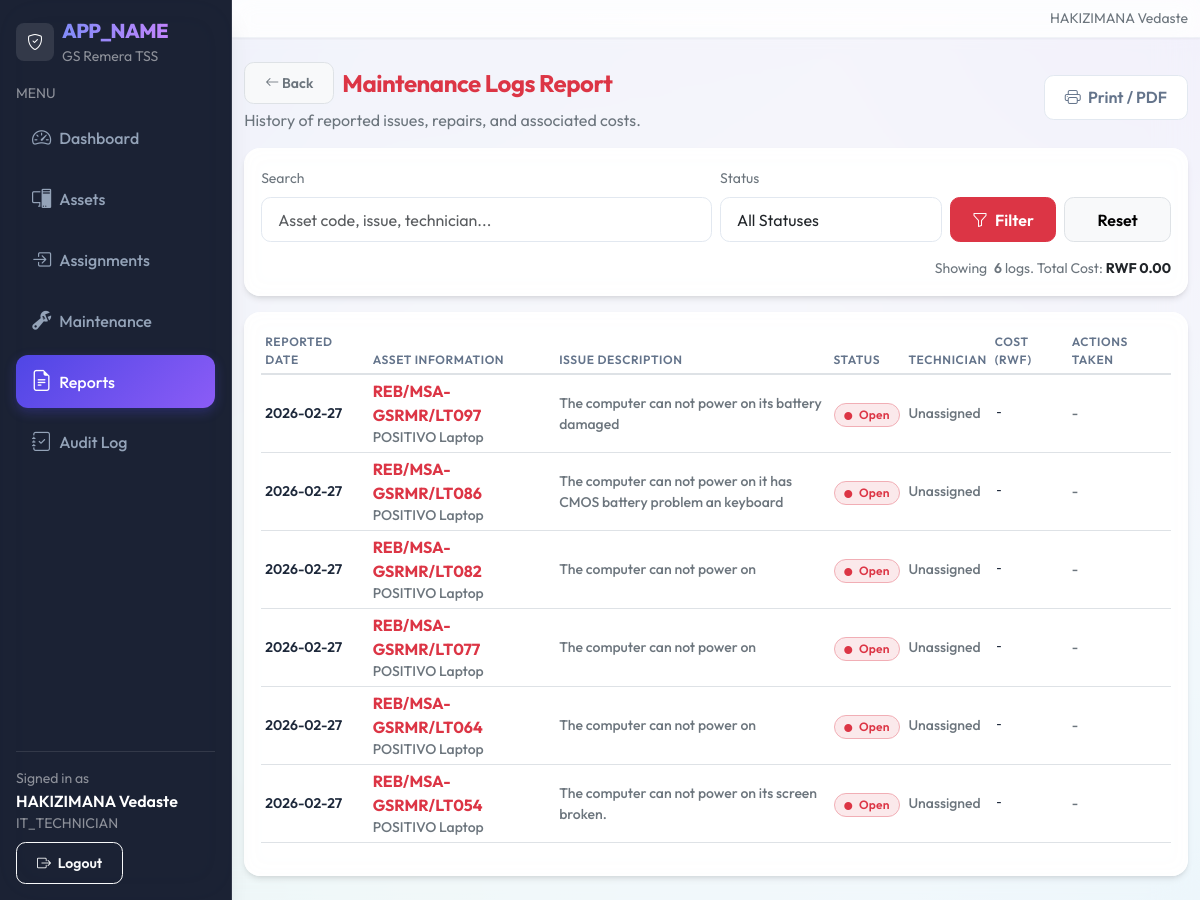
The app's page /reports/maintenance.php (signed in) with its own data.
### tables this page shows
CREATE TABLE `maintenance_logs` (
  `id` int(10) UNSIGNED NOT NULL,
  `school_id` int(10) UNSIGNED NOT NULL,
  `asset_id` int(10) UNSIGNED NOT NULL,
  `issue_description` text NOT NULL,
  `reported_date` date NOT NULL,
  `resolved_date` date DEFAULT NULL,
  `action_taken` text,
  `technician_name` varchar(120) DEFAULT NULL,
  `cost` decimal(10,2) DEFAULT NULL,
  `status` enum('Open','In Progress','Resolved') NOT NULL DEFAULT 'Open',
  `created_by` int(10) UNSIGNED NOT NULL,
  `created_at` datetime NOT NULL DEFAULT CURRENT_TIMESTAMP
);

CREATE TABLE `assets` (
  `id` int(10) UNSIGNED NOT NULL,
  `school_id` int(10) UNSIGNED NOT NULL,
  `asset_code` varchar(40) NOT NULL,
  `asset_name` varchar(120) NOT NULL,
  `category_id` int(10) UNSIGNED NOT NULL,
  `brand` varchar(80) DEFAULT NULL,
  `model` varchar(80) DEFAULT NULL,
  `serial_number` varchar(80) DEFAULT NULL,
  `purchase_date` date DEFAULT NULL,
  `asset_condition` enum('New','Good','Fair','Damaged') NOT NULL DEFAULT 'Good',
  `power_adapter` enum('Yes','No') NOT NULL DEFAULT 'No',
  `power_adapter_status` enum('Working','Damaged','Missing','N/A') NOT NULL DEFAULT 'N/A',
  `display_cable` enum('Yes','No') NOT NULL DEFAULT 'No',
  `display_cable_type` enum('HDMI','VGA','DisplayPort','DVI','USB-C','Other','N/A') NOT NULL DEFAULT 'N/A',
  `display_cable_status` enum('Working','Damaged','Missing','N/A') NOT NULL DEFAULT 'N/A',
  `status` enum('Available','In Use','Maintenance','Lost','Faulty') NOT NULL DEFAULT 'Available',
  `location_id` int(10) UNSIGNED NOT NULL,
  `image_path` varchar(255) DEFAULT NULL,
  `notes` text,
  `created_at` datetime NOT NULL DEFAULT CURRENT_TIMESTAMP,
  `updated_at` datetime DEFAULT NULL ON UPDATE CURRENT_TIMESTAMP
);

### includes/url.php (called while the page is built, shortened)
<?php
function base_url(): string
{
  $b = defined('BASE_URL') ? (string)BASE_URL : '';
  $b = rtrim($b, '/');
  return $b;
}
function url(string $path): string
{
  $full = base_url() . $path;
  return $full === '' ? '/' : $full;
}

### reports/maintenance.php (the view, shortened to what this page needs)
<?php
require_once __DIR__ . '/../includes/layout.php';
require_once __DIR__ . '/../includes/url.php';
$pdo = db();
$q = trim($_GET['q'] ?? '');
$sid = (int)$_SESSION['user']['school_id'];
$assigned_lid = $_SESSION['user']['location_id'] ?? null;
$where = ["m.school_id = :sid"];
$params = [':sid' => $sid];
if ($assigned_lid && !is_super_admin() && !is_head_teacher()) {
    $where[] = "a.location_id = :assigned_lid";
    $params[':assigned_lid'] = $assigned_lid;
}
$sql = "
  SELECT
    m.id as maintenance_id, m.issue_description, m.reported_date, m.resolved_date,
    m.action_taken, m.technician_name, m.cost, m.status as log_status,
    a.asset_code, a.asset_name,
    c.name AS category_name
  FROM maintenance_logs m
  JOIN assets a ON a.id = m.asset_id
  JOIN asset_categories c ON c.id = a.category_id
";
if ($where) $sql .= " WHERE " . implode(" AND ", $where);
$sql .= " ORDER BY m.reported_date DESC, m.id DESC LIMIT 1000";
$stmt = $pdo->prepare($sql);
$stmt->execute($params);
$logs = $stmt->fetchAll();
?>
<div class="d-flex align-items-center justify-content-between flex-wrap gap-2 mb-3">
  <div>
    <div class="d-flex align-items-center gap-2 mb-1">
      <a href="<?php echo htmlspecialchars(url('/reports/index.php')); ?>" class="btn btn-sm btn-light border text-secondary"><i class="bi bi-arrow-left"></i> Back</a>
      <h1 class="h4 mb-0 text-danger fw-bold">Maintenance Logs Report</h1>
    </div>
    <div class="text-secondary">History of reported issues, repairs, and associated costs.</div>
  </div>
  <div class="d-flex gap-2">
    <?php
      $qs = $_GET;
      $printUrl = url('/reports/print_maintenance.php') . (empty($qs) ? '' : ('?' . http_build_query($qs)));
    ?>
    <a class="btn btn-outline-secondary" target="_blank" href="<?php echo htmlspecialchars($printUrl); ?>">
      <i class="bi bi-printer me-1"></i> Print / PDF
    </a>
  </div>
</div>
<div class="card table-card mb-3">
  <div class="card-body">
    <form class="row g-2 align-items-end" method="get">
      <div class="col-12 col-md-6">
        <label class="form-label small text-secondary">Search</label>
        <input class="form-control" name="q" placeholder="Asset code, issue, technician..." value="<?php echo htmlspecialchars($q); ?>">
      </div>
      <div class="col-12 col-md-3">
        <label class="form-label small text-secondary">Status</label>
        <select class="form-select" name="status">
          <option value="">All Statuses</option>
        </select>
      </div>
      <div class="col-12 col-md-3 d-flex gap-2">
        <button class="btn btn-danger w-100" type="submit">
          <i class="bi bi-funnel me-1"></i> Filter
        </button>
        <a class="btn btn-light border w-100" href="<?php echo htmlspecialchars(url('/reports/maintenance.php')); ?>">
          Reset
        </a>
      </div>
    </form>
    <div class="mt-3 small text-secondary text-end">
      Showing <span class="fw-semibold ms-1"><?php echo count($logs); ?></span> logs. Total Cost:
      <strong class="text-dark">
        RWF <?php echo number_format(array_sum(array_column($logs, 'cost')), 2); ?>
      </strong>
    </div>
  </div>
</div>
<div class="card table-card">
  <div class="card-body">
    <div class="table-responsive">
      <table class="table table-sm align-middle table-hover">
        <thead>
          <tr class="text-secondary small">
            <th>Reported Date</th>
            <th>Asset Information</th>
            <th style="max-width:300px;">Issue Description</th>
            <th>Status</th>
            <th>Technician</th>
            <th>Cost (RWF)</th>
            <th>Actions Taken</th>
          </tr>
        </thead>
        <tbody>
          <?php foreach ($logs as $log): ?>
            <tr>
              <td class="small">
                <div class="fw-semibold"><?php echo htmlspecialchars($log['reported_date']); ?></div>
              </td>
              <td>
                <div class="fw-bold text-danger"><?php echo htmlspecialchars($log['asset_code']); ?></div>
                <div class="small text-secondary"><?php echo htmlspecialchars($log['asset_name']); ?></div>
              </td>
              <td class="small text-secondary text-wrap" style="max-width: 300px;">
                <?php echo nl2br(htmlspecialchars($log['issue_description'])); ?>
              </td>
              <td>
                <?php
                  $sColor = 'secondary';
                  if ($log['log_status'] === 'Open') $sColor = 'danger';
                  elseif ($log['log_status'] === 'In Progress') $sColor = 'warning';
                  elseif ($log['log_status'] === 'Resolved') $sColor = 'success';
                ?>
                <span class="badge bg-<?php echo $sColor; ?> bg-opacity-10 text-<?php echo $sColor; ?> border border-<?php echo $sColor; ?>-subtle">
                  <i class="bi bi-circle-fill me-1" style="font-size: 0.5rem; vertical-align: middle;"></i>
                  <?php echo htmlspecialchars($log['log_status']); ?>
                </span>
              </td>
              <td class="small text-secondary"><?php echo htmlspecialchars($log['technician_name'] ?: 'Unassigned'); ?></td>
              <td class="small font-monospace"><?php echo $log['cost'] ? number_format($log['cost'], 2) : '-'; ?></td>
              <td class="small text-secondary text-truncate" style="max-width: 150px;" title="<?php echo htmlspecialchars($log['action_taken'] ?: ''); ?>">
                <?php echo htmlspecialchars($log['action_taken'] ?: '-'); ?>
              </td>
            </tr>
          <?php endforeach; ?>
        </tbody>
      </table>
    </div>
  </div>
</div>

### assets/css/app.css (style rules this page uses)
:root { --gs-primary: #4f46e5; --gs-primary-hover: #4338ca; --gs-secondary: #8b5cf6; --gs-sidebar-bg: #0f172a; --gs-sidebar-muted: #94a3b8; --gs-sidebar-active-bg: rgba(255, 255, 255, 0.1); --gs-sidebar-active-text: #ffffff; --gs-bg: #f8fafc; --gs-card-bg: #ffffff; --gs-text: #1e293b; --gs-text-muted: #64748b; --gs-border: #e2e8f0; --shadow-sm: 0 1px 2px 0 rgba(0, 0, 0, 0.05); --shadow-md: 0 4px 6px -1px rgba(0, 0, 0, 0.1), 0 2px 4px -1px rgba(0, 0, 0, 0.06); --shadow-lg: 0 10px 15px -3px rgba(0, 0, 0, 0.1), 0 4px 6px -2px rgba(0, 0, 0, 0.05); --shadow-xl: 0 20px 25px -5px rgba(0, 0, 0, 0.1), 0 10px 10px -5px rgba(0, 0, 0, 0.04); }
body { font-family: 'Outfit', sans-serif; background-color: var(--gs-bg); background-image: radial-gradient(at 0% 0%, rgba(79, 70, 229, 0.15) 0px, transparent 50%), radial-gradient(at 100% 0%, rgba(139, 92, 246, 0.15) 0px, transparent 50%), radial-gradient(at 100% 100%, rgba(56, 189, 248, 0.15) 0px, transparent 50%), radial-gradient(at 0% 100%, rgba(20, 184, 166, 0.15) 0px, transparent 50%); background-attachment: fixed; color: var(--gs-text); -webkit-font-smoothing: antialiased; }
.card { background: rgba(255, 255, 255, 0.9); backdrop-filter: blur(10px); border: 1px solid rgba(255, 255, 255, 0.8); border-radius: 1rem; box-shadow: var(--shadow-md); transition: transform 0.3s cubic-bezier(0.4, 0, 0.2, 1), box-shadow 0.3s cubic-bezier(0.4, 0, 0.2, 1); overflow: hidden; }
.table-card { border: 1px solid rgba(255, 255, 255, 0.6); }
.btn { font-weight: 600; border-radius: 0.6rem; padding: 0.6rem 1.25rem; transition: all 0.3s cubic-bezier(0.4, 0, 0.2, 1); }
.btn-outline-secondary { color: var(--gs-text-muted); border-color: var(--gs-border); background: white; }
h1, h2, h3, h4, h5, h6, .h1, .h2, .h3, .h4, .h5, .h6 { font-weight: 700; letter-spacing: -0.02em; color: #0f172a; }
.badge { font-weight: 600; padding: 0.4em 0.8em; border-radius: 2rem; letter-spacing: 0.02em; }
.form-control, .form-select { border-radius: 0.6rem; border: 1px solid var(--gs-border); padding: 0.6rem 1rem; transition: all 0.2s ease; background: rgba(255, 255, 255, 0.9); }
.table { vertical-align: middle; }
.table th { font-weight: 600; text-transform: uppercase; font-size: 0.75rem; letter-spacing: 0.05em; color: var(--gs-text-muted); border-bottom-width: 2px; background-color: transparent !important; }
.table td { color: var(--gs-text); font-weight: 500; background-color: transparent !important; }

### records on screen
maintenance_logs: reported_date "2026-02-27", asset.asset_code "REB/MSA-GSRMR/LT097", asset.asset_name "POSITIVO Laptop", issue_description "The computer can not power on its battery damaged", status "Open", technician_name "Unassigned", action_taken "-"
maintenance_logs: reported_date "2026-02-27", asset.asset_code "REB/MSA-GSRMR/LT086", asset.asset_name "POSITIVO Laptop", issue_description "The computer can not power on it has CMOS battery problem an keyboard", status "Open", technician_name "Unassigned", action_taken "-"
maintenance_logs: reported_date "2026-02-27", asset.asset_code "REB/MSA-GSRMR/LT082", asset.asset_name "POSITIVO Laptop", issue_description "The computer can not power on", status "Open", technician_name "Unassigned", action_taken "-"
maintenance_logs: reported_date "2026-02-27", asset.asset_code "REB/MSA-GSRMR/LT077", asset.asset_name "POSITIVO Laptop", issue_description "The computer can not power on", status "Open", technician_name "Unassigned", action_taken "-"
maintenance_logs: reported_date "2026-02-27", asset.asset_code "REB/MSA-GSRMR/LT064", asset.asset_name "POSITIVO Laptop", issue_description "The computer can not power on", status "Open", technician_name "Unassigned", action_taken "-"
maintenance_logs: reported_date "2026-02-27", asset.asset_code "REB/MSA-GSRMR/LT054", asset.asset_name "POSITIVO Laptop", issue_description "The computer can not power on its screen broken.", status "Open", technician_name "Unassigned", action_taken "-"

### other values on screen
$appTitle "APP_NAME"
$user['school_name'] "GS Remera TSS"
$item['label'] "Dashboard"
$item['label'] "Assets"
$item['label'] "Assignments"
$item['label'] "Maintenance"
$item['label'] "Reports"
$item['label'] "Audit Log"
$fullName ?: 'User' "HAKIZIMANA Vedaste"
$role ?: '-' "IT_TECHNICIAN"
$fullName ?: '' "HAKIZIMANA Vedaste"
count($logs) "6"
array_sum(array_column($logs, 'cost')) "0.00"
